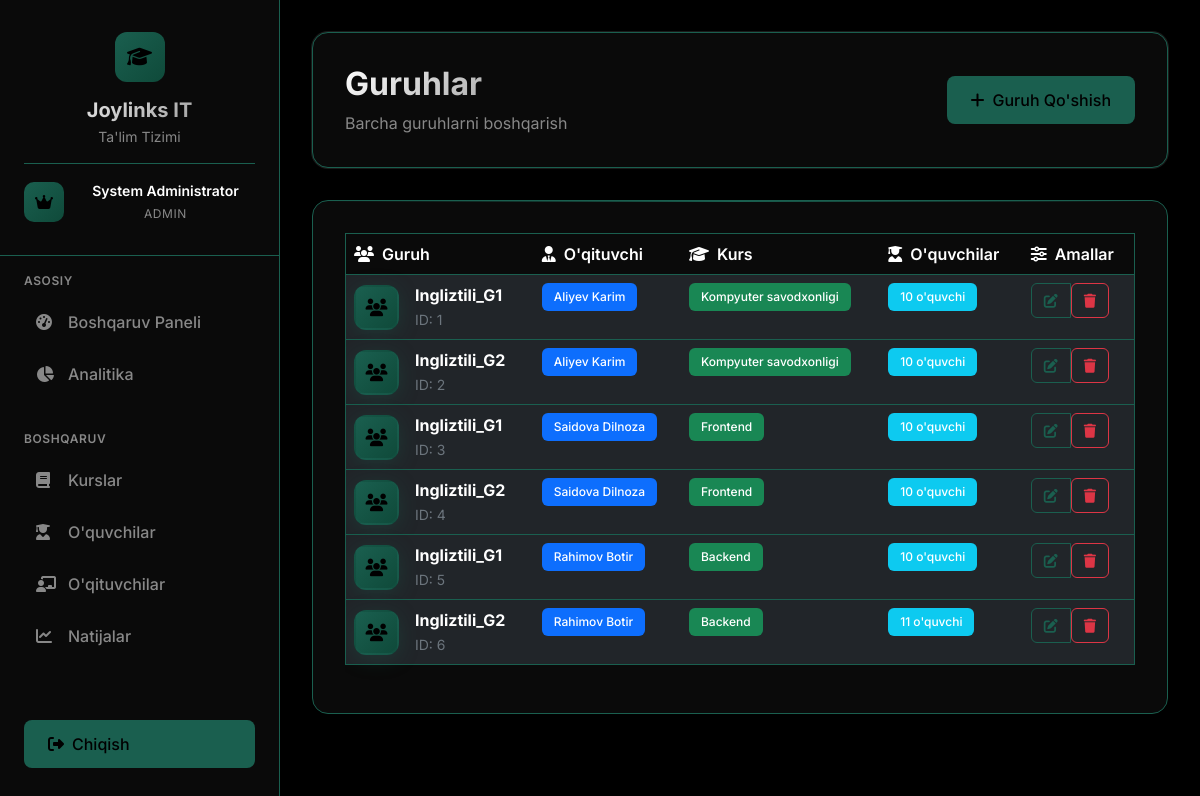
/admin/groups (signed in), run on the app's committed database.
### app.py (models this page shows)
class User(UserMixin, db.Model):
    id = db.Column(db.Integer, primary_key=True)
    username = db.Column(db.String(80), unique=True, nullable=False)
    password_hash = db.Column(db.String(120), nullable=False)
    role = db.Column(db.String(20), nullable=False)  # admin, teacher, student
    full_name = db.Column(db.String(100), nullable=False)
    teacher_profile = db.relationship('Teacher', backref='user', uselist=False)
    student_profile = db.relationship('Student', backref='user', uselist=False)

class Group(db.Model):
    id = db.Column(db.Integer, primary_key=True)
    name = db.Column(db.String(50), nullable=False)
    teacher_id = db.Column(db.Integer, db.ForeignKey('teacher.id'), nullable=False)
    students = db.relationship('Student', backref='group', lazy=True)
    tests = db.relationship('Test', backref='group', lazy=True)

class Course(db.Model):
    id = db.Column(db.Integer, primary_key=True)
    name = db.Column(db.String(100), nullable=False)
    description = db.Column(db.Text)
    created_at = db.Column(db.DateTime, default=datetime.utcnow)

### app.py (the view)
@app.route('/admin/groups')
@admin_required
def admin_groups():
    groups = db.session.query(Group, Teacher, User, Course).join(Teacher, Group.teacher_id == Teacher.id).join(User, Teacher.user_id == User.id).join(Course, Teacher.course_id == Course.id).all()
    return render_template('admin/groups_modern.html', groups=groups)

### app.py (called while the page is built)
@login_manager.user_loader
def load_user(user_id):
    return User.query.get(int(user_id))

def admin_required(f):
    @wraps(f)
    def decorated_function(*args, **kwargs):
        if not current_user.is_authenticated or current_user.role != 'admin':
            flash('Kirish taqiqlangan. Admin huquqlari kerak.', 'danger')
            return redirect(url_for('login'))
        return f(*args, **kwargs)
    return decorated_function

### templates/admin/groups_modern.html (shortened to what this page needs)
{% extends "base_modern.html" %}
{% block content %}
<div class="page-header">
    <div class="d-flex justify-content-between align-items-center">
        <div>
            <h1 class="page-title">Guruhlar</h1>
            <p class="page-subtitle">Barcha guruhlarni boshqarish</p>
        </div>
        <div class="d-flex gap-2">
            <a href="{{ url_for('admin_add_group') }}" class="btn-primary-custom">
                <i class="fas fa-plus me-2"></i>Guruh Qo'shish
            </a>
        </div>
    </div>
</div>
<div class="content-card">
    {% if groups %}
    <div class="table-responsive">
        <table class="table table-dark table-hover">
            <thead>
                <tr>
                    <th><i class="fas fa-users me-2"></i>Guruh</th>
                    <th><i class="fas fa-user-tie me-2"></i>O'qituvchi</th>
                    <th><i class="fas fa-graduation-cap me-2"></i>Kurs</th>
                    <th><i class="fas fa-user-graduate me-2"></i>O'quvchilar</th>
                    <th><i class="fas fa-sliders-h me-2"></i>Amallar</th>
                </tr>
            </thead>
            <tbody>
                {% for group, teacher, user, course in groups %}
                <tr class="table-row-hover">
                    <td>
                        <div class="d-flex align-items-center">
                            <div class="group-avatar me-3">
                                <i class="fas fa-users"></i>
                            </div>
                            <div>
                                <strong>{{ group.name }}</strong>
                                <br>
                                <small class="text-secondary">ID: {{ group.id }}</small>
                            </div>
                        </div>
                    </td>
                    <td>
                        <span class="badge bg-primary">{{ user.full_name }}</span>
                    </td>
                    <td>
                        <span class="badge bg-success">{{ course.name }}</span>
                    </td>
                    <td>
                        <span class="badge bg-info">{{ group.students|length }} o'quvchi</span>
                    </td>
                    <td>
                        <div class="btn-group" role="group">
                            <a href="{{ url_for('admin_edit_group', group_id=group.id) }}" class="btn btn-sm btn-outline-light">
                                <i class="fas fa-edit"></i>
                            </a>
                            <form method="POST" action="{{ url_for('admin_delete_group', group_id=group.id) }}" class="d-inline">
                                <button type="submit" class="btn btn-sm btn-outline-danger" onclick="return confirm('Guruhni o\'chirishni tasdiqlaysizmi? Barcha testlar va o\'quvchilar ta\'sirlanadi.')">
                                    <i class="fas fa-trash"></i>
                                </button>
                            </form>
                        </div>
                    </td>
                </tr>
                {% endfor %}
            </tbody>
        </table>
    </div>
    {% endif %}
</div>
{% endblock %}

### templates/base_modern.html (shortened to what this page needs)
<!DOCTYPE html>
<html lang="uz">
<head>
    <link href="https://cdn.jsdelivr.net/npm/bootstrap@5.3.0/dist/css/bootstrap.min.css" rel="stylesheet">
    <link href="https://cdnjs.cloudflare.com/ajax/libs/font-awesome/6.4.0/css/all.min.css" rel="stylesheet">
</head>
<body>
    <aside class="sidebar" id="sidebar">
        <div class="sidebar-header">
            <div class="logo">
                <i class="fas fa-graduation-cap"></i>
            </div>
            <h3>Joylinks IT</h3>
            <p>Ta'lim Tizimi</p>
            {% if current_user.is_authenticated %}
            <div class="user-info">
                <div class="user-avatar">
                    {% if current_user.role == 'admin' %}
                    <i class="fas fa-crown"></i>
                    {% elif current_user.role == 'teacher' %}
                    <i class="fas fa-user-tie"></i>
                    {% elif current_user.role == 'student' %}
                    <i class="fas fa-user-graduate"></i>
                    {% endif %}
                </div>
                <div class="user-details">
                    <div class="user-name">{{ current_user.full_name }}</div>
                    <div class="user-role">
                        {% if current_user.role == 'admin' %}
                        Admin
                        {% elif current_user.role == 'teacher' %}
                        Ustoz
                        {% elif current_user.role == 'student' %}
                        O'quvchi
                        {% endif %}
                    </div>
                </div>
            </div>
            {% endif %}
        </div>
        <nav class="sidebar-nav">
            {% if current_user.role == 'admin' %}
            <div class="nav-section">
                <div class="nav-section-title">Asosiy</div>
                <a href="{{ url_for('admin_dashboard') }}"
                    class="nav-link {% if request.endpoint == 'admin_dashboard' %}active{% endif %}">
                    <i class="fas fa-tachometer-alt"></i>
                    <span>Boshqaruv Paneli</span>
                </a>
                <a href="{{ url_for('admin_analytics') }}"
                    class="nav-link {% if request.endpoint == 'admin_analytics' %}active{% endif %}">
                    <i class="fas fa-chart-pie"></i>
                    <span>Analitika</span>
                </a>
            </div>
            <div class="nav-section">
                <div class="nav-section-title">Boshqaruv</div>
                <a href="{{ url_for('admin_courses') }}"
                    class="nav-link {% if request.endpoint == 'admin_courses' %}active{% endif %}">
                    <i class="fas fa-book"></i>
                    <span>Kurslar</span>
                </a>
                <a href="{{ url_for('admin_students') }}"
                    class="nav-link {% if request.endpoint == 'admin_students' %}active{% endif %}">
                    <i class="fas fa-user-graduate"></i>
                    <span>O'quvchilar</span>
                </a>
                <a href="{{ url_for('admin_teachers') }}"
                    class="nav-link {% if request.endpoint == 'admin_teachers' %}active{% endif %}">
                    <i class="fas fa-chalkboard-teacher"></i>
                    <span>O'qituvchilar</span>
                </a>
                <a href="{{ url_for('admin_results') }}"
                    class="nav-link {% if request.endpoint == 'admin_results' %}active{% endif %}">
                    <i class="fas fa-chart-line"></i>
                    <span>Natijalar</span>
                </a>
            </div>
            {% endif %}
        </nav>
        <div class="logout-btn">
            <a href="{{ url_for('logout') }}" class="btn-primary-custom w-100">
                <i class="fas fa-sign-out-alt me-2"></i>
                Chiqish
            </a>
        </div>
    </aside>
    <main class="main-content">
        {% block content %}{% endblock %}
    </main>
</body>
</html>

### templates/base_modern.html (style rules this page uses)
:root { --bg-primary: #000000; --bg-secondary: #0a0a0a; --bg-card: #0a0a0a; --text-primary: #ffffff; --text-secondary: #888888; --accent: #1a5f4f; --accent-hover: #0f4a3a; --border: #1a5f4f; --sidebar-width: 280px; }
* { margin: 0; padding: 0; box-sizing: border-box; }
body { font-family: 'Inter', -apple-system, BlinkMacSystemFont, 'Segoe UI', sans-serif; background: var(--bg-primary); color: var(--text-primary); min-height: 100vh; overflow-x: hidden; }
.user-info { margin-top: 1rem; padding-top: 1rem; border-top: 1px solid var(--border); display: flex; align-items: center; gap: 0.75rem; }
.user-avatar { width: 40px; height: 40px; background: linear-gradient(135deg, var(--accent), var(--accent-hover)); border-radius: 10px; display: flex; align-items: center; justify-content: center; color: var(--bg-primary); }
.user-details { flex: 1; }
.user-name { font-size: 0.875rem; font-weight: 600; color: var(--text-primary); margin-bottom: 0.25rem; }
.user-role { font-size: 0.75rem; color: var(--text-secondary); text-transform: uppercase; letter-spacing: 0.05em; }
.sidebar { position: fixed; top: 0; left: 0; height: 100vh; width: var(--sidebar-width); background: var(--bg-card); border-right: 1px solid var(--border); z-index: 1000; transition: all 0.3s cubic-bezier(0.4, 0, 0.2, 1); overflow-y: auto; backdrop-filter: blur(20px); }
.sidebar-header { padding: 2rem 1.5rem; border-bottom: 1px solid var(--border); text-align: center; }
.logo { width: 50px; height: 50px; background: linear-gradient(135deg, var(--accent), var(--accent-hover)); border-radius: 12px; display: flex; align-items: center; justify-content: center; margin: 0 auto 1rem; }
.logo i { font-size: 1.25rem; color: var(--bg-primary); }
.sidebar-header h3 { font-size: 1.25rem; font-weight: 700; background: linear-gradient(135deg, var(--text-primary), var(--text-secondary)); -webkit-background-clip: text; -webkit-text-fill-color: transparent; background-clip: text; margin-bottom: 0.25rem; }
.sidebar-header p { color: var(--text-secondary); font-size: 0.875rem; margin: 0; }
.sidebar-nav { padding: 1rem 0; }
.nav-section { margin-bottom: 2rem; }
.nav-section-title { color: var(--text-secondary); font-size: 0.75rem; font-weight: 600; text-transform: uppercase; letter-spacing: 0.05em; padding: 0 1.5rem; margin-bottom: 0.5rem; }
.nav-link { display: flex; align-items: center; color: var(--text-secondary); text-decoration: none; padding: 0.75rem 1.5rem; margin: 0.25rem 0.75rem; border-radius: 12px; transition: all 0.3s cubic-bezier(0.4, 0, 0.2, 1); font-weight: 500; }
.nav-link i { width: 20px; margin-right: 12px; font-size: 1rem; }
.main-content { margin-left: var(--sidebar-width); padding: 2rem; min-height: 100vh; animation: fadeIn 0.8s ease-in; }
.page-header { background: var(--bg-card); border: 1px solid var(--border); border-radius: 16px; padding: 2rem; margin-bottom: 2rem; backdrop-filter: blur(20px); box-shadow: 0 0 0 1px rgba(255, 255, 255, 0.1); }
.page-title { font-size: 2rem; font-weight: 700; margin-bottom: 0.5rem; background: linear-gradient(135deg, var(--text-primary), var(--text-secondary)); -webkit-background-clip: text; -webkit-text-fill-color: transparent; background-clip: text; }
.page-subtitle { color: var(--text-secondary); font-size: 1rem; margin: 0; }
.btn-primary-custom { background: var(--accent); color: var(--bg-primary); border: none; border-radius: 12px; padding: 0.75rem 1.5rem; font-weight: 600; transition: all 0.3s cubic-bezier(0.4, 0, 0.2, 1); text-decoration: none; display: inline-flex; align-items: center; position: relative; overflow: hidden; }
.btn-primary-custom::before { content: ''; position: absolute; top: 0; left: -100%; width: 100%; height: 100%; background: linear-gradient(90deg, transparent, rgba(255, 255, 255, 0.2), transparent); transition: left 0.5s; }
.content-card { background: var(--bg-card); border: 1px solid var(--border); border-radius: 16px; padding: 2rem; margin-bottom: 2rem; backdrop-filter: blur(20px); animation: slideUp 0.6s ease-out; }
.logout-btn { position: absolute; bottom: 2rem; left: 1.5rem; right: 1.5rem; }

### data on the page
User: full_name "System Administrator"
Group: name "Ingliztili_G1", id "1", full_name "Aliyev Karim", name "Kompyuter savodxonligi", students|length "10"
Group: name "Ingliztili_G2", id "2", full_name "Aliyev Karim", name "Kompyuter savodxonligi", students|length "10"
Group: name "Ingliztili_G1", id "3", full_name "Saidova Dilnoza", name "Frontend", students|length "10"
Group: name "Ingliztili_G2", id "4", full_name "Saidova Dilnoza", name "Frontend", students|length "10"
Group: name "Ingliztili_G1", id "5", full_name "Rahimov Botir", name "Backend", students|length "10"
Group: name "Ingliztili_G2", id "6", full_name "Rahimov Botir", name "Backend", students|length "11"
